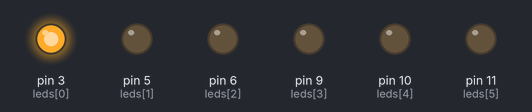
The sketch below on a simulated Arduino Uno, built with avr-gcc and run on an emulated ATmega328P. On the bench: output pins drawn as LEDs (lit = HIGH).

Above: at 0.05 s.
At 0.35 s:
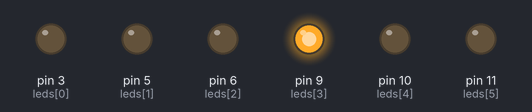
At 0.95 s:
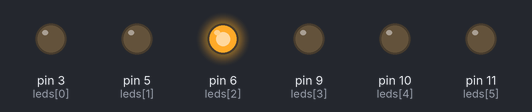
At 1.35 s:
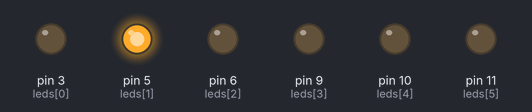
At 1.8 s:
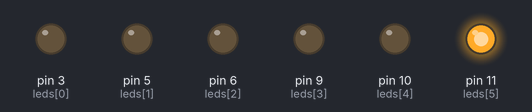
At 2.85 s:
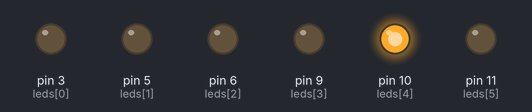
Timing chart, 0 to 3.1 s (numbered marks = the images above):
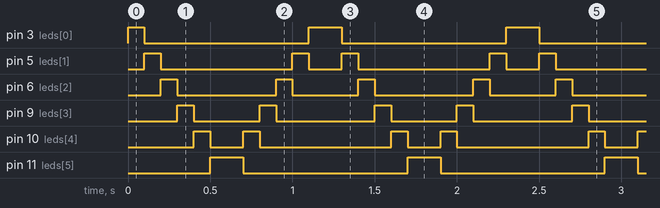

Measured:
- by itself, pin 3 (leds[0]): repeats every 1.2 s: LOW 1.0 s, HIGH 0.20 s
- by itself, pin 5 (leds[1]): repeats every 1.2 s: LOW 0.80 s, HIGH 0.10 s, LOW 0.20 s, HIGH 0.10 s
- by itself, pin 6 (leds[2]): repeats every 1.2 s: LOW 0.60 s, HIGH 0.10 s, LOW 0.40 s, HIGH 0.10 s
- by itself, pin 9 (leds[3]): repeats every 1.2 s: LOW 0.40 s, HIGH 0.10 s, LOW 0.60 s, HIGH 0.10 s
- by itself, pin 10 (leds[4]): repeats every 1.2 s: LOW 0.20 s, HIGH 0.10 s, LOW 0.80 s, HIGH 0.10 s
- by itself, pin 11 (leds[5]): alternates HIGH for 0.20 s and LOW for 1.0 s

The sketch:

code.ino
```cpp
const int timer = 100;
const int leds[6] = {3,5,6,9,10,11};

void setup(){
  for (int i = 0; i < 6; i++){
    pinMode(leds[i], OUTPUT);
  }
}

void loop(){
  for(int i = 0; i < 6; i++){
    digitalWrite(leds[i], HIGH);
    delay(timer);
    digitalWrite(leds[i], LOW);
  }
  for(int i = 5; i >= 0; i--){
    digitalWrite(leds[i], HIGH);
    delay(timer);
    digitalWrite(leds[i], LOW);
  }
}
```
